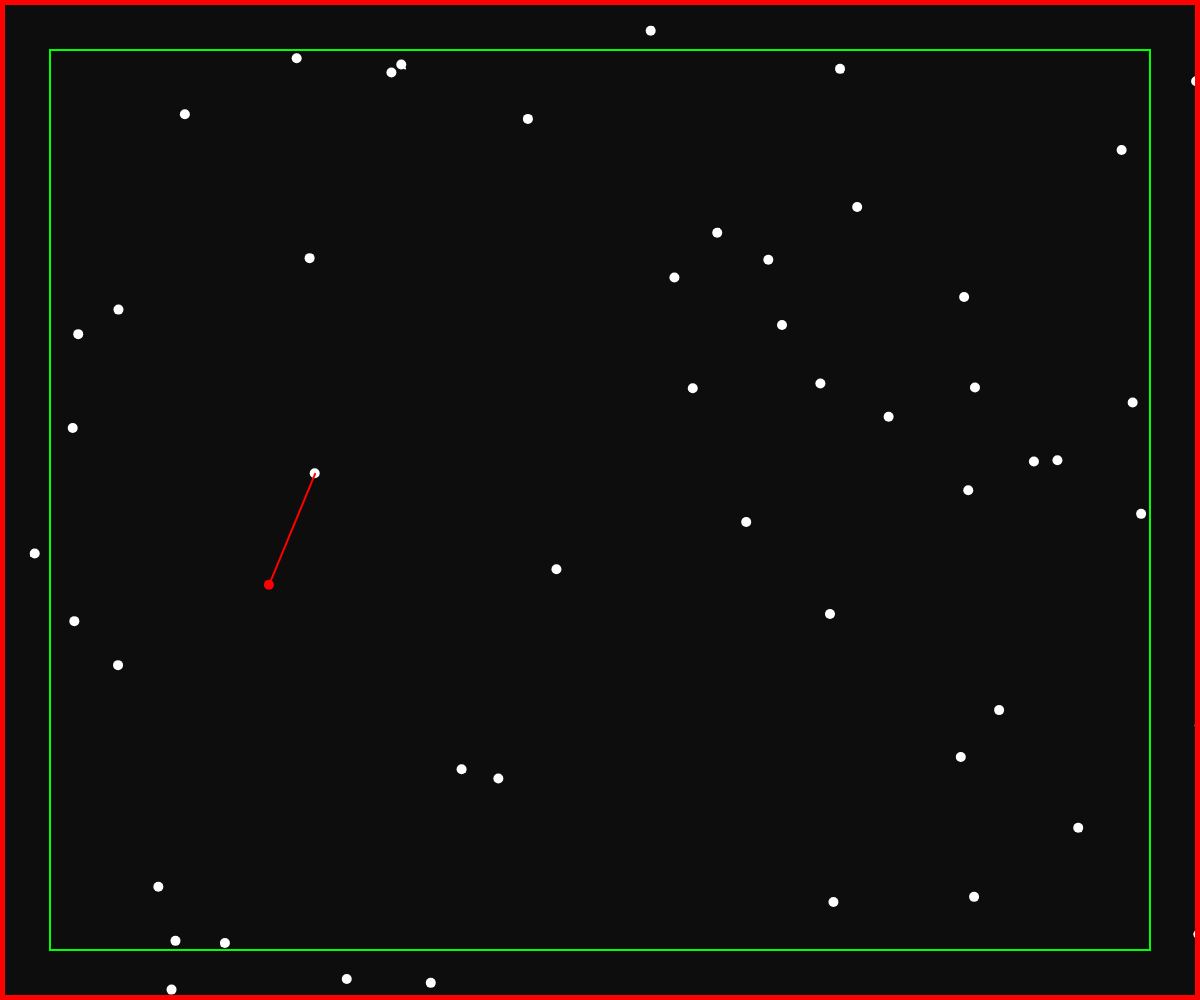
Frame 1 (no input)
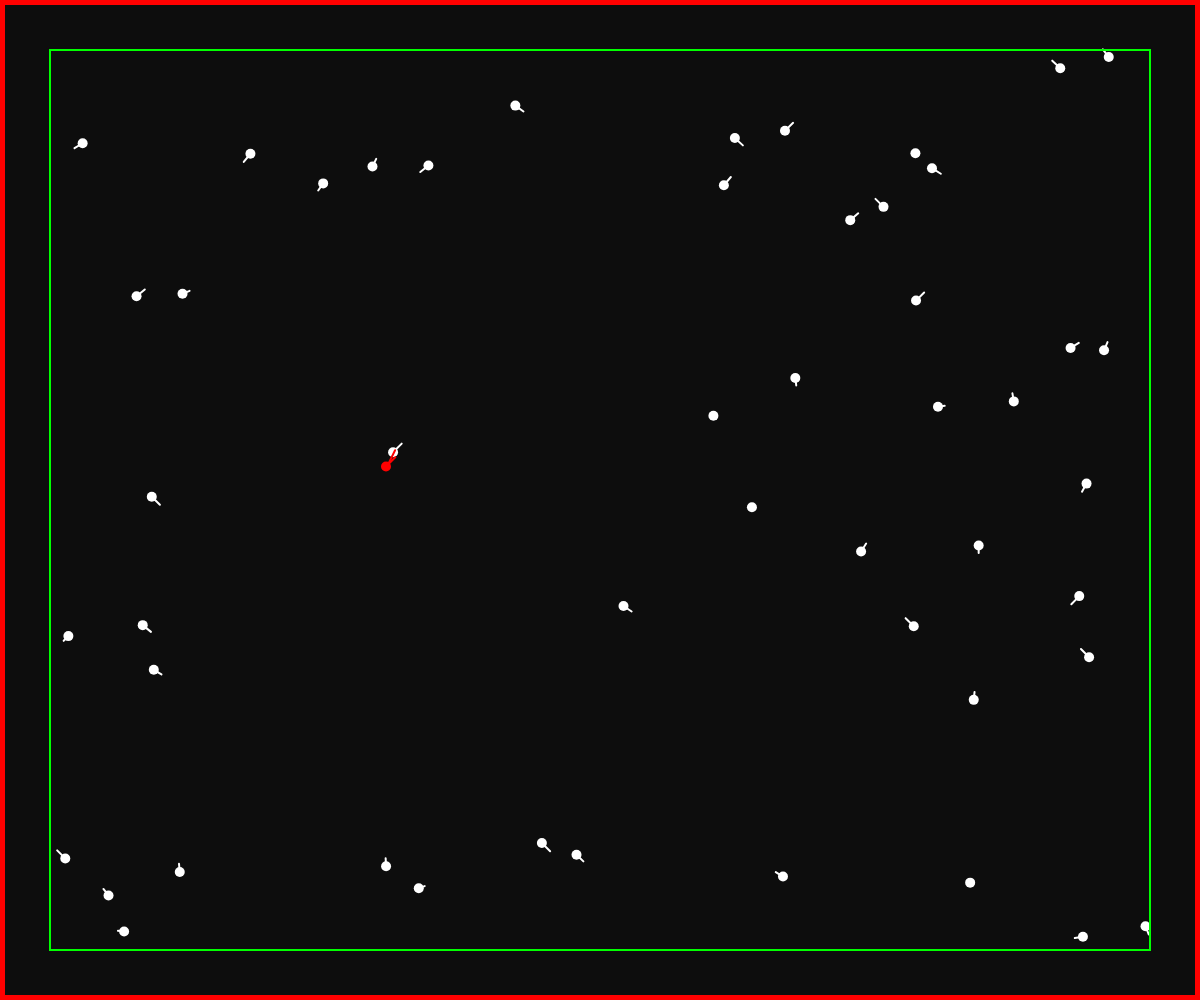
Frame 60 (no input)
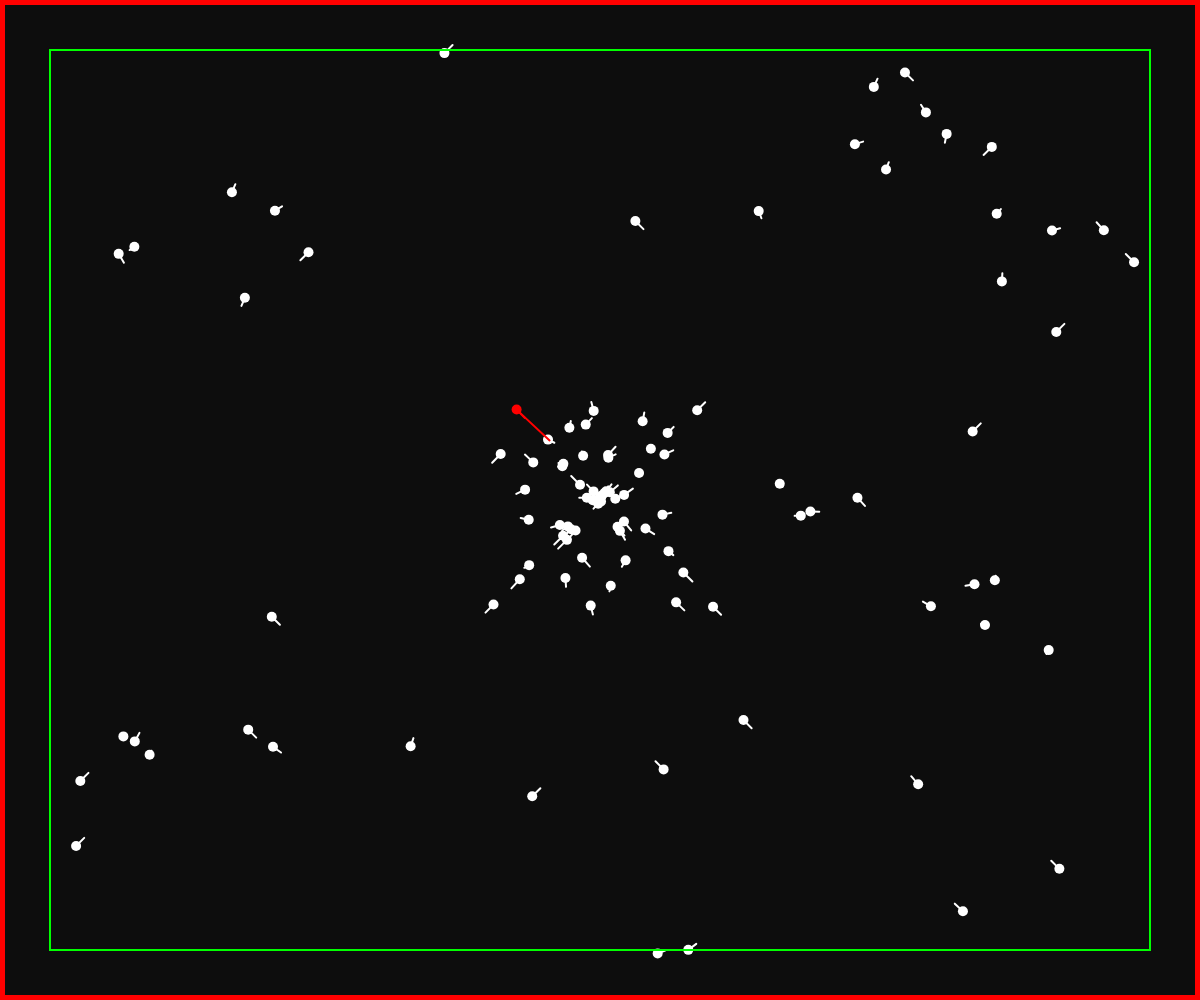
Frame 120 (the mouse pressed at the canvas centre since frame 60)

The p5.js sketch that drew these frames (run headless with seeded random() and noise() and a simulated clock; from frame 60 on, the mouse is pressed at the canvas centre):

// p5.js sketch
// ── sketch.js
let boids = [];
let sharks = [];

let border = 50;

let prob1 = 5;
let prob2 = 30;
let prob3 = 35;
let prob4 = 8;
let prob5 = 8;

function instantiateBoids(num, _boid) {
  for(let i = 0 ; i < num ; i++) {
    let b = new boid(random(width), random(height), random(-1,1), random(-1,1));
    boids.push(b);
  }
}

function instantiateSharks(num, _shark) {
  for(let i = 0 ; i < num ; i++) {
    let s = new shark(random(width), random(height), random(-1,1), random(-1,1));
    sharks.push(s);
  }
}

function setup() {
  createCanvas(windowWidth,windowHeight);
  stroke(255);
  strokeWeight(10);
  instantiateBoids(50, boid)
  instantiateSharks(1, shark)
}

function draw() {
  background(13);
  if (mouseIsPressed === true) {
    boids.push(new boid(mouseX, mouseY, random(-1,1), random(-1,1)));
  }

  for(let i = 0 ; i < boids.length ; i++) {
    boidDraw(boids[i]);
    boidMaxSpeed(boids[i]);
    updateBoid(boids[i]);
    boidBorder(boids[i]);
    boidCohesion(boids[i], boids);
    boidAlignment(boids[i], boids);
    boidSepration(boids[i], boids)
    boidFlee(boids[i], sharks);
  }

  for(let i = 0 ; i < sharks.length ; i++) {
    sharkDraw(sharks[i]);
    sharkMaxSpeed(sharks[i]);
    updateShark(sharks[i]);
    sharkBorder(sharks[i]);
    sharkAttack(sharks[i], boids);
  }
}

function boidSepration(_boid, boidArr=[]) {
  let seprationRange = 30;
  let boidsInProximity = [];

  for(let i = 0; i < boidArr.length;  i++) {
    if(dist(_boid.x, _boid.y, boidArr[i].x, boidArr[i].y) < seprationRange) {
      if(_boid.x != boidArr[i].x || _boid.y != boidArr[i].y) {
        boidsInProximity.push(boidArr[i]);
      }
    }
  }
  let targetpoint = createVector();
  for(let i = 0; i < boidsInProximity.length; i++) {
    targetpoint.add(boidsInProximity[i].x,boidsInProximity[i].y);
  }
  targetpoint.div(boidsInProximity.length);
  if(targetpoint.x != 0) {
    if(_boid.x > targetpoint.x) {_boid.dx += 1 /prob1}
    if(_boid.y < targetpoint.y) {_boid.dy -= 1 /prob1}
    if(_boid.x < targetpoint.x) {_boid.dx -= 1 /prob1}
    if(_boid.y > targetpoint.y) {_boid.dy += 1 /prob1}
  }
}

function boidAlignment(_boid, boidArr=[]) {
  let alignmentRange = 60;
  let boidsInProximity = [];

  for(let i = 0; i < boidArr.length;  i++) {
    if(dist(_boid.x, _boid.y, boidArr[i].x, boidArr[i].y) < alignmentRange) {
      boidsInProximity.push(boidArr[i]);
    }
  }

  //steer in direction of the avg of the steering vectors of the boids in proximity
  let steeringVector = createVector();
  for(let i = 0; i < boidsInProximity.length; i++) {
    steeringVector.add(boidsInProximity[i].dx,boidsInProximity[i].dy);
    steeringVector.add(random(-1,1),random(-1,1));
  }
  steeringVector.div(boidsInProximity.length);
  if(_boid.x < steeringVector.x+_boid.x) {_boid.dx += 1 /prob2}
  if(_boid.x > steeringVector.x+_boid.x) {_boid.dx -= 1 /prob2}
  if(_boid.y < steeringVector.y+_boid.y) {_boid.dy += 1 /prob2}
  if(_boid.y > steeringVector.y+_boid.y) {_boid.dy -= 1 /prob2}
}

function boidMaxSpeed(_boid) {
  if(_boid.dx > 2) {_boid.dx = 2;}
  if(_boid.dy > 2) {_boid.dy = 2;}
  if(_boid.dx < -2) {_boid.dx = -2;}
  if(_boid.dy < -2) {_boid.dy = -2;}
}

function boidCohesion(_boid, boidArr=[]) {
  //find boids in close proximity!
  let cohesionRange = 50;
  let boidsInProximity = [];

  for(let i = 0; i < boidArr.length;  i++) {
    if(dist(_boid.x, _boid.y, boidArr[i].x, boidArr[i].y) < cohesionRange) {
      boidsInProximity.push(boidArr[i]);
    }
  }
  //find avg pos of boidsInProximity
  let targetpoint = createVector();
  for(let i = 0; i < boidsInProximity.length; i++) {
    targetpoint.add(boidsInProximity[i].x,boidsInProximity[i].y);
  }
  targetpoint.div(boidsInProximity.length);
  if(_boid.x < targetpoint.x) {_boid.dx += 1 /prob3}
  if(_boid.x > targetpoint.x) {_boid.dx -= 1 /prob3}
  if(_boid.y < targetpoint.y) {_boid.dy += 1 /prob3}
  if(_boid.y > targetpoint.y) {_boid.dy -= 1 /prob3}
}

function boidFlee(_boid, sharks) {
  let sharkRange = 70;
  let sharksInProximity = [];
  for(let i = 0 ; i < sharks.length ; i++) {
    if(dist(_boid.x, _boid.y, sharks[i].x, sharks[i].y) < sharkRange) {
      sharksInProximity.push(sharks[i]);
    }
  }
  if(sharksInProximity.length > 0) {
    let targetpoint = createVector();
    for(let i = 0; i < sharksInProximity.length; i++) {
      targetpoint.add(sharksInProximity[i].x,sharksInProximity[i].y);
    }
    targetpoint.div(sharksInProximity.length);
    if(_boid.x < targetpoint.x) {_boid.dx -= 1 /prob5}
    if(_boid.x > targetpoint.x) {_boid.dx += 1 /prob5}
    if(_boid.y < targetpoint.y) {_boid.dy -= 1 /prob5}
    if(_boid.y > targetpoint.y) {_boid.dy += 1 /prob5}
  }
}

function updateBoid(_boid) {
  _boid.x += _boid.dx ;
  _boid.y += _boid.dy ;
}

function boidBorder(_boid) {
  stroke(255,0,0);
  noFill();
  rect(0,0,width,height);
  strokeWeight(2);
  stroke(0,255,0);
  noFill();
  rect(0+border,0+border,width -(border*2),height-(border*2));
  stroke(255);
  strokeWeight(10);

  if(_boid.x <= border) {
    _boid.dx += 1 /2;
  }
  if(_boid.y <= border) {
    _boid.dy += 1 /2;
  }
  if(_boid.x >= width - border) {
    _boid.dx -= 1 /2;
  }
  if(_boid.y >= height - border) {
    _boid.dy -= 1 /2;
  }
}

function boidDraw(_boid) {
  point(_boid.x,_boid.y);
  strokeWeight(2);
  line(_boid.x,_boid.y,_boid.x+_boid.dx*4,_boid.y+_boid.dy*4)
  strokeWeight(10);
}

class boid {
  constructor(x, y, dx, dy) {
    this.x = x;
    this.y = y;
    this.dx = dx;
    this.dy = dy;
  }
}

//make a shark that wants to eat the boids

class shark {
  constructor(x, y, dx, dy) {
    this.x = x;
    this.y = y;
    this.dx = dx;
    this.dy = dy;
  }
}

function sharkDraw(_shark) {
  stroke(255,0,0);
  strokeWeight(10);
  noFill();
  point(_shark.x,_shark.y);
  strokeWeight(2);
  line(_shark.x,_shark.y,_shark.x+_shark.dx*4,_shark.y+_shark.dy*4)
  strokeWeight(10);
  stroke(255)
}

function updateShark(_shark) {
  _shark.x += _shark.dx ;
  _shark.y += _shark.dy ;
}

function sharkBorder(_shark) {
  stroke(255,0,0);
  noFill();
  rect(0,0,width,height);
  strokeWeight(2);
  stroke(0,255,0);
  noFill();
  rect(0+border,0+border,width -(border*2),height-(border*2));
  stroke(255);
  strokeWeight(10);

  if(_shark.x <= border) {
    _shark.dx += 1 /5;
  }
  if(_shark.y <= border) {
    _shark.dy += 1 /5;
  }
  if(_shark.x >= width - border) {
    _shark.dx -= 1 /5;
  }
  if(_shark.y >= height - border) {
    _shark.dy -= 1 /5;
  }
}

function sharkMaxSpeed(_shark) {
  if(_shark.dx > 2.2) {_shark.dx = 2.2}
  if(_shark.dy > 2.2) {_shark.dy = 2.2}
  if(_shark.dx < -2.2) {_shark.dx = -2.2}
  if(_shark.dy < -2.2) {_shark.dy = -2.2}
}

function sharkAttack(_shark, _boids) {
  let sharkRange = 120;
  let boidsInProximityToShark = [];
  for(let i = 0; i < boids.length; i++) {
    if(dist(_shark.x, _shark.y, boids[i].x, boids[i].y) < sharkRange) {
      boidsInProximityToShark.push(boids[i]);
    }
  }
  if(boidsInProximityToShark.length > 0) {
    let targetpoint = createVector();
    //find only the closest boid
    for(let i = 0; i < boidsInProximityToShark.length; i++) {
      if(dist(_shark.x, _shark.y, boidsInProximityToShark[i].x, boidsInProximityToShark[i].y) < dist(_shark.x, _shark.y, targetpoint.x, targetpoint.y)) {
        targetpoint.set(boidsInProximityToShark[i].x,boidsInProximityToShark[i].y);
      }
    }
    //if the shark is close to the boid, eat it
    for(let i = 0; i < _boids.length; i++) {
      if(dist(_shark.x, _shark.y, _boids[i].x, _boids[i].y) < 10) {
        print("EAT:" + str(i))
        boids.splice(i,1);
      }
    }


    //move towards the closest boid
    if(_shark.x < targetpoint.x) {_shark.dx += 1 /prob4}
    if(_shark.x > targetpoint.x) {_shark.dx -= 1 /prob4}
    if(_shark.y < targetpoint.y) {_shark.dy += 1 /prob4}
    if(_shark.y > targetpoint.y) {_shark.dy -= 1 /prob4}

    stroke(255,0,0);
    strokeWeight(2);
    line(_shark.x,_shark.y,targetpoint.x,targetpoint.y);
    strokeWeight(10);
    stroke(255);
  }

  //if no boids are in range, move randomly
  if(boidsInProximityToShark.length == 0) {
    _shark.dx += random(-0.3,0.3);
    _shark.dy += random(-0.3,0.3);
  }
}
